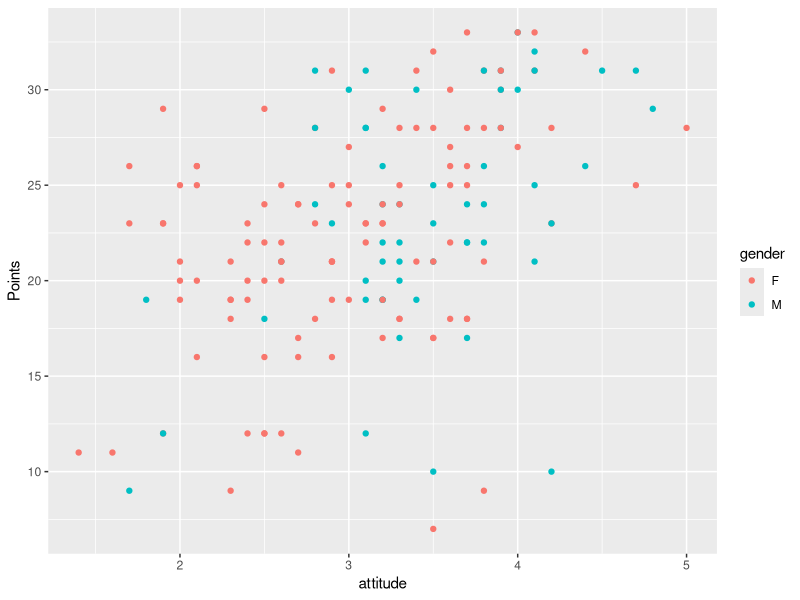
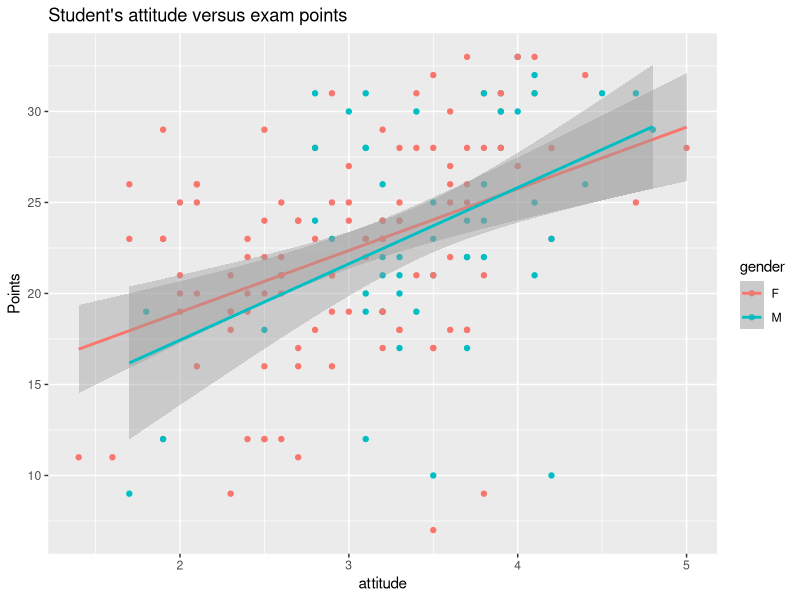
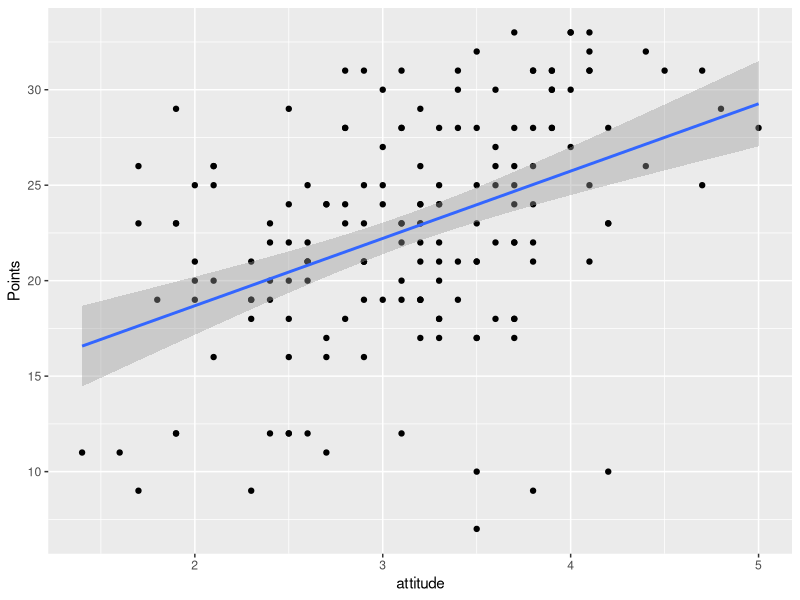
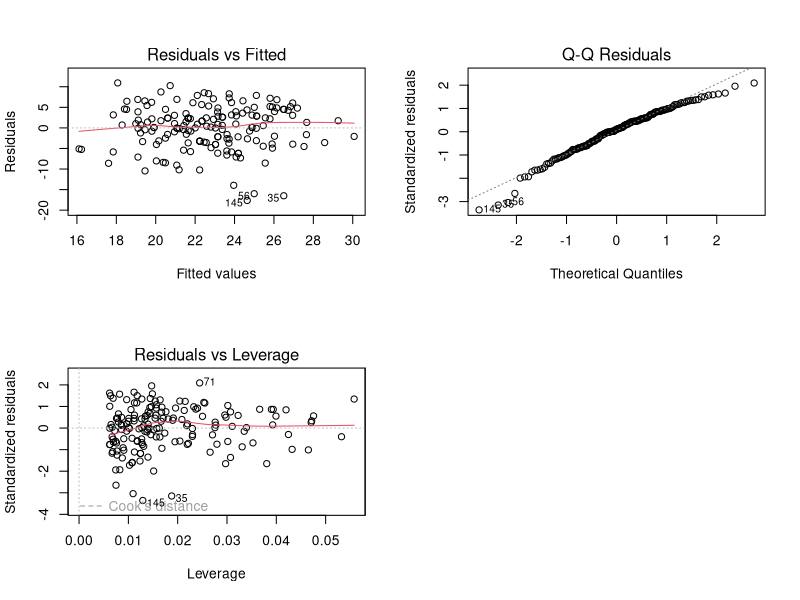

Source code (R) for these figures, in order:
## ---- chunk 1
learning2014 <- read.csv("data/learning2014.csv")

str(learning2014)

#plot1:
#learning2014
library(ggplot2)
p1 <- ggplot(learning2014, aes(x = attitude, y = Points, col = gender))
p2 <- p1 + geom_point()
p2
p3 <- p2 + geom_smooth(method = "lm")
p4 <- p3 + ggtitle("Student's attitude versus exam points")
p4

## ---- chunk 2

#learning2014
library(ggplot2)
qplot(attitude, Points, data = learning2014) + geom_smooth(method = "lm")
my_model <- lm(Points ~ attitude, data = learning2014)
summary(my_model)


## ---- chunk 3
head(learning2014) # just to see the 6 first lines
my_model2 <- lm(Points ~ attitude + stra, data = learning2014)
par(mfrow = c(2,2))
plot(my_model2, which = c(1, 2, 5))

